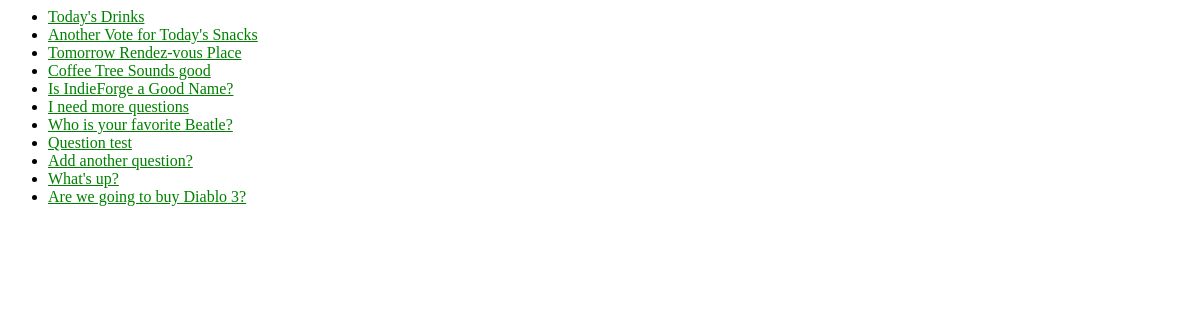
The page /polls/ on the database as committed earlier.
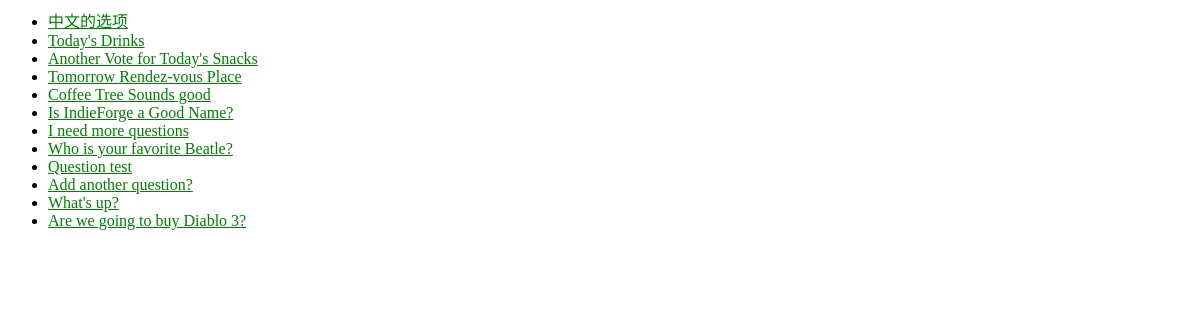
The same page on the database as committed later.
### polls/models.py (models this page shows, shortened)
class Question(models.Model):
    question_text = models.CharField(max_length=200)
    pub_date = models.DateTimeField('date published')
    def was_published_recently(self):
        now = timezone.now()
        return now - datetime.timedelta(days=1) <= self.pub_date <= now
    was_published_recently.admin_order_field = 'pub_date'
    was_published_recently.boolean = True
    was_published_recently.short_description = 'Published recently?'

### polls/views.py (the view)
class IndexView(generic.ListView):
    template_name = 'polls/index.html'
    context_object_name = 'latest_question_list'
    def get_queryset(self):
        return Question.objects.filter(
            pub_date__lte=timezone.now()
        ).order_by('-pub_date')[:15]

### polls/templates/polls/index.html
{% load staticfiles %}
<link rel="stylesheet" type="text/css" href="{% static 'polls/style.css' %}" />
{% if latest_question_list %}
    <ul>
    {% for question in latest_question_list %}
        <li><a href="{% url 'polls:detail' question.id %}">{{ question.question_text }}</a></li>
    {% endfor %}
    </ul>
{% else %}
    <p>No polls are available.</p>
{% endif %}

Rows that differ between the two databases and show on the page:
added Question: question_text "中文的选项"
